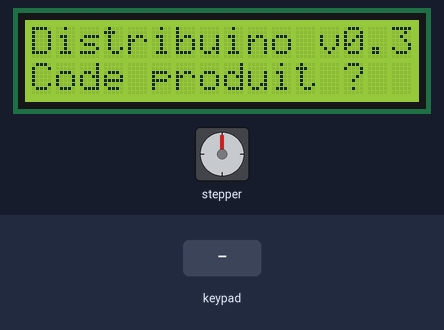
Bench run of a sketch on a simulated Arduino Mega 2560, built with avr-gcc and run on an emulated ATmega2560. Shown: 16×2 character LCD, stepper motor. The test bench sets the inputs (shaded band). Stepper angles assume 2048 steps per turn.

Above: at 1.2 s.
1.3 s: keypad keys 1 2 3 A pressed 0.4 s apart
At 3.2 s:
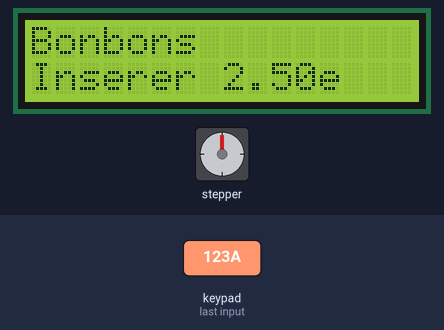
7.4 s: key 'A' pressed
9.9 s: key 'B' pressed
At 12.5 s:
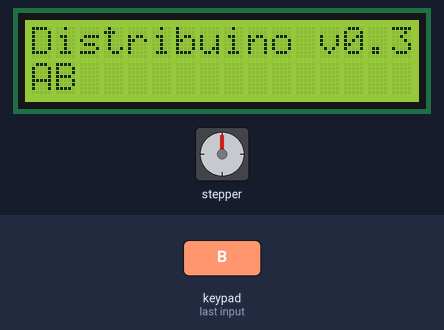
12.8 s: keypad keys 1 2 3 A # pressed 0.4 s apart
At 13.6 s:
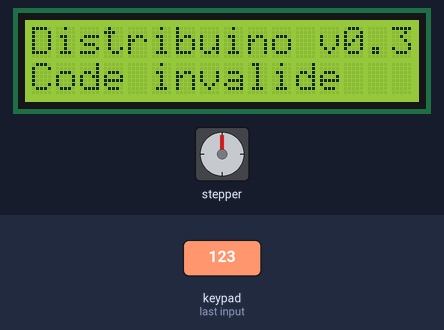
16.3 s: key 'C' pressed
At 19.08 s:
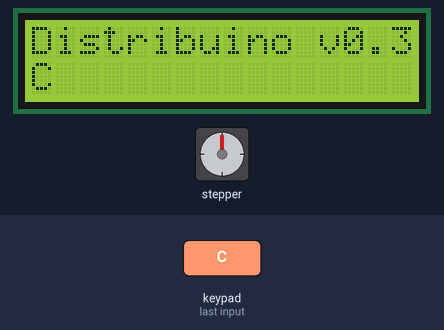
19.3 s: key 'D' pressed
At 20.7 s:
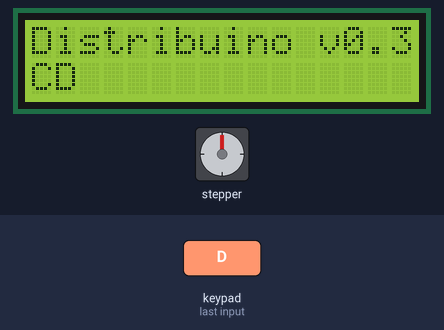
Timing chart, 0 to 22.3 s (numbered marks = the images above; inputs shaded):
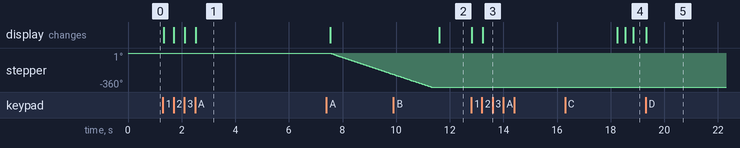

The sketch:

keypad_screen_and_step_motor_price.ino
```cpp
#include <Keypad.h>
#include <LiquidCrystal.h>
#include <Stepper.h>


struct Item {
  String itemCode;
  String itemName;
  float itemPrice;
};

const int ROW_NUM = 4; //four rows
const int COLUMN_NUM = 4; //four columns
char keys[ROW_NUM][COLUMN_NUM] = {
  {'1','2','3', 'A'},
  {'4','5','6', 'B'},
  {'7','8','9', 'C'},
  {'*','0','#', 'D'}
};
byte pin_rows[ROW_NUM] = {47, 49, 51, 53}; //connect to the row pinouts of the keypad
byte pin_column[COLUMN_NUM] = {46, 48, 50, 52}; //connect to the column pinouts of the keypad
Keypad keypad = Keypad(makeKeymap(keys), pin_rows, pin_column, ROW_NUM, COLUMN_NUM);


LiquidCrystal lcd(31, 33, 35, 30, 32, 34);


const int stepsPerRevolution = 2048;
const int rpm = 16;
Stepper stepper1 = Stepper(stepsPerRevolution, 8, 10, 9, 11);


Item items[] = {
  {"123A", "Bonbons", 2.5},
  {"456B", "Kitkat", 2.0},
  {"789C", "", 2.1},
  {"0000", "C'est un code pin", 3.0}
};


const int codeLength = 4;
String productCode = "";

void setup(){
  Serial.begin(9600);
  lcd.begin(16, 2);
  stepper1.setSpeed(rpm);
}

void loop(){
  char key = keypad.getKey();

  if (key) {
    if(key == '*' | key == '#') productCode = ""; // Cancel
    else if(productCode.length() < codeLength) productCode += key;
  }

  writeToScreen(0, "Distribuino v0.3");
  if(productCode == "") writeToScreen(1, "Code produit ?");
  else if(productCode.length() == codeLength)
  {
    for(int i = 0; i <= 4; i++){
      if(i == 4)
      {
        writeToScreen(1, "Code invalide");
        delay(5000);
        productCode = "";
      }
      else if(items[i].itemCode == productCode) {
        writeToScreen(0, items[i].itemName);
        writeToScreen(1, "Inserer " + String(items[i].itemPrice) + "e");
        delay(5000);
        writeToScreen(1, "Distribution...");
        stepper1.step(-stepsPerRevolution);
        productCode = "";
        break;
      }
    }
  }
  else writeToScreen(1, productCode);
}

void writeToScreen(int line, String text) {
  // Clears the screen line
  for(int i = 0; i < 16; i++){
    lcd.setCursor(i, line);
    lcd.write(" ");
  }

  // Writes the text
  lcd.setCursor(0, line);
  lcd.print(text);
}
```

Measured:
- after the input at 1.3 s, the display: first changes at once (image 1 shows a later state)
- after the input at 9.9 s, the display: changes after 1.7 s (image 2)
- after the input at 12.8 s, the display: first changes at once (image 3 shows a later state)
- after the input at 16.3 s, the display: first differs from a run without the input after 2.5 s (image 4)
- after the input at 19.3 s, the display: changes at once (image 5)
